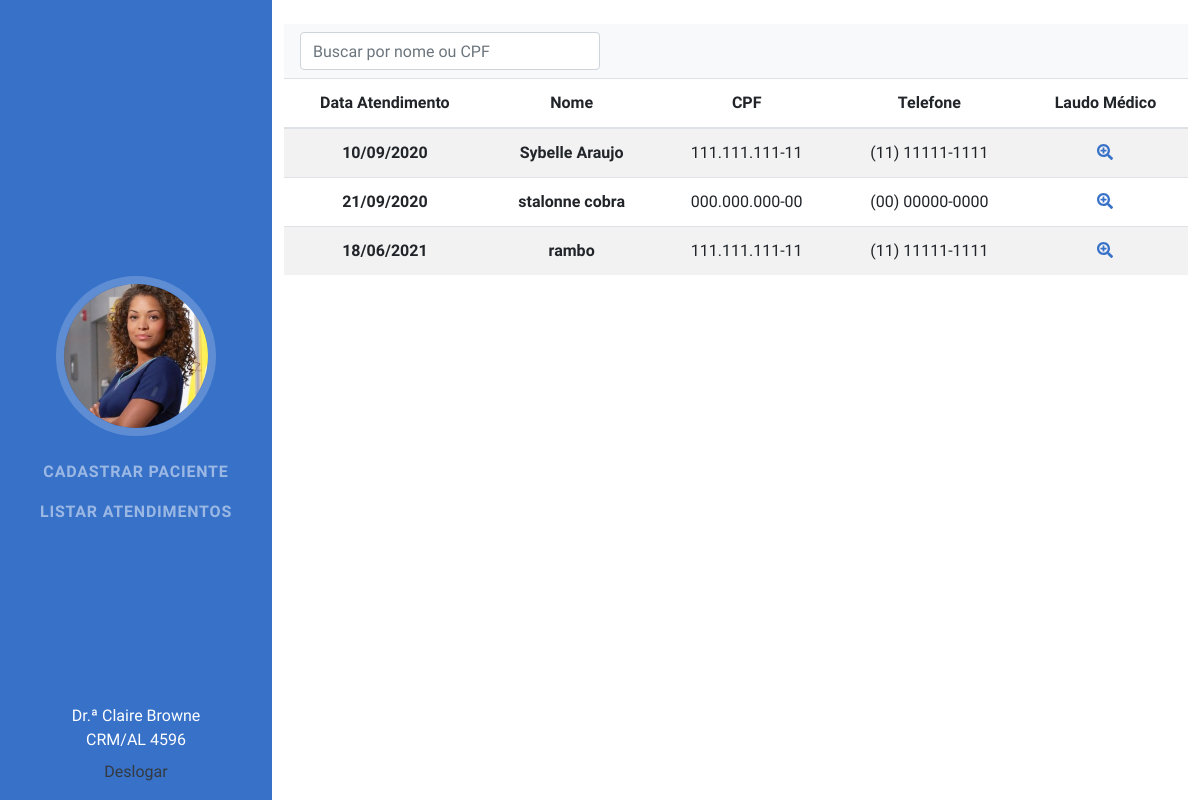
Page /listarAtendimentos.php (signed in) on the committed database.
### tables this page shows
CREATE TABLE `pacientes` (
  `id` int(11) NOT NULL,
  `nome` varchar(250) NOT NULL,
  `cpf` varchar(250) NOT NULL,
  `telefone` varchar(250) NOT NULL,
  `dataatendimento` date NOT NULL,
  `sintomas` varchar(250) NOT NULL,
  `observacoes` varchar(250) NOT NULL,
  `medico_id` int(11) DEFAULT NULL
);

### listarAtendimentos.php (the view, shortened to what this page needs)
<?php
    include("conexao.php");
?>
<!DOCTYPE html>
<html lang="en">
    <head>
        <link href="css/styles.css" rel="stylesheet" />
    </head>
    <body id="page-top">
        <nav class="navbar navbar-expand-lg navbar-dark bg-primary fixed-top" id="sideNav">
        <a class="navbar-brand js-scroll-trigger" href="painel.php">
                <span class="d-none d-lg-block"><img class="img-fluid img-profile rounded-circle mx-auto mb-2" src="assets/img/avatars/<?=$_SESSION['avatar'];?>" alt="Avatar" /></span>
            </a>
            <div class="collapse navbar-collapse" id="navbarSupportedContent">
                <ul class="navbar-nav">
                    <li class="nav-item"><a class="nav-link js-scroll-trigger" href="cadastrarPaciente.php">Cadastrar Paciente</a></li>
                    <li class="nav-item"><a class="nav-link js-scroll-trigger" href="listarAtendimentos.php">Listar Atendimentos</a></li>
                </ul>
            </div>
              <div class="p-2 text-white text-center"style="position: absolute; bottom: 0;">
                <div class="">
                  <?php echo ucfirst($_SESSION['nome'])." ".ucfirst($_SESSION['sobrenome']); ?>
                </div>
                <div>
                  <?php echo $_SESSION['crm']; ?>
                </div>
                <div>
                  <a class="nav-link js-scroll-trigger text-dark" href="logout.php">Deslogar</a>
                </div>
            </div>
        </nav>
        <div class="container">
        <br>
        <nav class="navbar navbar-expand-lg navbar-light bg-light">
          <div class="collapse navbar-collapse" id="navbarSupportedContent">
            <form class="form-inline my-2 my-lg-0">
              <input class="form-control mr-sm-4" id="buscaClientes" type="text" autocomplete="off" placeholder="Buscar por nome ou CPF" style="width: 300px;">
            </form>
          </div>
        </nav>
            <table class="table table-striped">
              <thead>
                <tr>
                  <th scope="col"><center>Data Atendimento</center></th>
                  <th scope="col"><center>Nome</center></th>
                  <th scope="col"><center>CPF</center></th>
                  <th scope="col"><center>Telefone</center></th>
                  <th scope="col"><center>Laudo Médico</center></th>
                </tr>
              </thead>
              <tbody id="tablePacientes">
              <?php
                $seleciona=mysqli_query($conexao, "SELECT * FROM pacientes where medico_id = ".$_SESSION['idMedico']." order by dataatendimento ASC");
                while($campo=mysqli_fetch_array($seleciona)){ ?>
                <tr data-toggle="modal">
                  <th><center><?=(new DateTime($campo["dataatendimento"]))->format('d/m/Y');?></center></th>
                  <th><center><?=$campo["nome"]?></center></th>
                  <td><center><?=$campo["cpf"]?></center></td>
                  <td><center><?=$campo["telefone"]?></center></td>
                  <td><center><a id="laudoMedico" href="#" onclick="abrirModal(<?=$campo["id"]?>)"><i class="fas fa-search-plus" title="Clique para mais informações"></i></a></center></td>
                </tr>
              <?php }?>
              </tbody>
            </table>
        </div>
    </body>
</html>

### rows in the picture
pacientes: dataatendimento "10/09/2020", nome "Sybelle Araujo", cpf "111.111.111-11", telefone "(11) 11111-1111"
pacientes: dataatendimento "21/09/2020", nome "stalonne cobra", cpf "000.000.000-00", telefone "(00) 00000-0000"
pacientes: dataatendimento "18/06/2021", nome "rambo", cpf "111.111.111-11", telefone "(11) 11111-1111"

### other values in the picture
$_SESSION['nome'] "Dr.ª Claire"
$_SESSION['sobrenome'] "Browne"
$_SESSION['crm'] "CRM/AL 4596"
